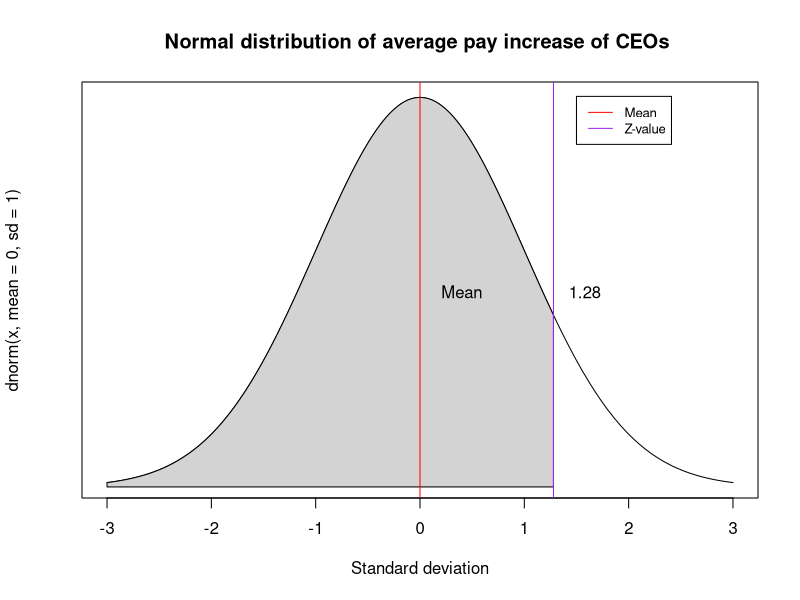

Here is the R script that generated this plot:
## ---- chunk 1
#Here, level of significance
a = .05

# As it is a one-tailed test
qnorm(a)
## ---- chunk 2
#Here
n = 100 # sample size
m = 286 # mean
S = 155 # standard deviation of the population
s = S/sqrt(n) # standard deviation of the sample
a = .05 # level of significance
z = qnorm(a)
# As Z = (x -mean)/standard deviation
# So, x = Z* standard deviation + mean

x_b = z*s+m
x_b
## ---- chunk 3
#Here
n = 100 # sample size
m = 271 # alternate mean
S = 155 # standard deviation of the population
s = S/sqrt(n) # standard deviation of the sample
x_c = x_b
# As Z = (x bar-mean)/standard deviation
z = (x_c-m)/s
# As it is a one-tailed test
pnorm(z)
## ---- chunk 4
# Here
m0 = 286 #old mean
m1 = 271 # new mean
a = .05 # level of significance 
S = 155 # standard deviation of the population
n = 100 # sample size
s = S/sqrt(n) # standard deviation of the sample
z1 = qnorm(1-a)
# We know that Power   =   P[Z > Z1 − |(m1 − m0)| / (S / √n)]
p = 1- pnorm(z1-(abs(m1-m0)/s))
p
## ---- chunk 5
#Here
m0 = 286 #old mean
m1 = 271 # new mean
S = 155 # standard deviation of the population
a = .05 # level of significance 
z1 = qnorm(1-a)
p = .8 # desired power
z2 = qnorm(p)
z1
z2
## ---- chunk 6
# we know sample size, n = (z1+z2)^2*S^2/(m0-m1)^2

n = (z1+z2)^2*S^2/(m1-m0)^2
n
## ---- chunk 7
df = data.frame("Occupation" = c("Professional", "Managerial", "Administrative","Sales", 'Mechanical', 'Service', 'Operator', 'Farm'), 
                "p" =c(.23,.22,.17,.15,.12,.13,.12,.08),"n"=c(2447,2552,2309,1811,1979,2592,2782,571))
df
## ---- chunk 8
# with 95% confidence level for a two tailed test 
a = .05
# So confidence level c = 1 - (a/2)
c = 1 - (a/2)
c
## ---- chunk 9
# We know that CI (Proportion) = (P^ - Zc*sqrt(p^(1-p^)/n), P^ + Zc*sqrt(p^(1-p^)/n))
df$CI_left = df$p-qnorm(c)*sqrt(df$p*(1-df$p)/df$n) 
df$CI_right = df$p+qnorm(c)*sqrt(df$p*(1-df$p)/df$n)
df
## ---- chunk 10
# So the confidence intervals are
print(paste('(',df$CI_left,',',df$CI_right,')'))
## ---- chunk 11
# five-number summary 
summary(df)
## ---- chunk 12
# Here
m0 = 0 # null hypothesis mean
xbar = 4 # new mean
S = 14 # standard deviation
a = .05 # level of significance
## ---- chunk 13
# for n = 10
n = 10
s = S/sqrt(n)
print(paste("Z-value =",(xbar-m0)/s))
print(paste("P-value =",pnorm((xbar-m0)/s, lower.tail = FALSE)))
## ---- chunk 14
# for n = 20
n = 20
s = S/sqrt(n)
print(paste("Z-value =",(xbar-m0)/s))
print(paste("P-value =",pnorm((xbar-m0)/s, lower.tail = FALSE)))
## ---- chunk 15
# for n = 30
n = 30
s = S/sqrt(n)
print(paste("Z-value =",(xbar-m0)/s))
print(paste("P-value =",pnorm((xbar-m0)/s, lower.tail = FALSE)))
## ---- chunk 16
# for n = 40
n = 40
s = S/sqrt(n)
print(paste("Z-value =",(xbar-m0)/s))
print(paste("P-value =",pnorm((xbar-m0)/s, lower.tail = FALSE)))
## ---- chunk 17
# for n = 50
n = 50
s = S/sqrt(n)
print(paste("Z-value =",(xbar-m0)/s))
print(paste("P-value =",pnorm((xbar-m0)/s, lower.tail = FALSE)))
## ---- chunk 18
arr = c(5.4,5.2,4.5,4.9,5.7,6.3)
xbar = mean(arr)
xbar
## ---- chunk 19
# Here
S = .9 # standard deviation of the population
n = length(arr) # sample size
n
## ---- chunk 20
# We know that CI (Proportion) = (P^ - Zc*sqrt(p^(1-p^)/n), P^ + Zc*sqrt(p^(1-p^)/n))
# With 95% confidence level for a two-tailed test 
a = .05
# and confidence level c = 1 - a/2
c = 1 - a/2
c
## ---- chunk 21
# So, Confidence interval for the mean blood phosphorus level
print(paste('(',xbar-qnorm(c)*S/sqrt(n),',',xbar+qnorm(c)*S/sqrt(n),')'))
## ---- chunk 22
# We know that CI (Proportion) = (P^ - Zc*sqrt(p^(1-p^)/n), P^ + Zc*sqrt(p^(1-p^)/n))
# With 90% confidence level for a two-tailed test 
a = .1
# and confidence level c = 1 - a/2
c = 1 - a/2
c
## ---- chunk 23
# Here
S = 8 # standard deviation of the population
xbar = 145 # mean
n = 15 # sample size
## ---- chunk 24
# So, Confidence interval for the mean cellulose content in the population
print(paste('(',xbar-qnorm(c)*S/sqrt(n),',',xbar+qnorm(c)*S/sqrt(n),')'))
## ---- chunk 25
# So
m = 140 # mean of the null hypothesis
# We know that test statics Z = (xbar - m)/(S/sqrt(n))
Z = (xbar - m)/(S/sqrt(n))
Z
## ---- chunk 26
# So P- value of P(Z > 2.420615)

pnorm(Z, lower.tail = FALSE)
## ---- chunk 27
# Here
xbar = 6.9 # mean of the sample
S = 55 # Standard deviation
n = 104 # Sample size
m = 0 # mean of null hypothesis
## ---- chunk 28
Z = (xbar-m)/(S/sqrt(n))
Z
## ---- chunk 29
# function for shading area in a graph
colorArea <- function(from, to, density, ..., col="lightgray", dens=NULL){
    y_seq <- seq(from, to, length.out=500)
    d <- c(0, density(y_seq, ...), 0)
    polygon(c(from, y_seq, to), d, col=col, density=dens)
}
## ---- chunk 30
curve(dnorm(x, mean = 0, sd = 1), from = -3, to = 3, yaxt = 'n', xlab = "Standard deviation", main= "Normal distribution of average pay increase of CEOs ")
colorArea(from=-3, to=Z, dnorm)
text(Z+.3,0.2, round(Z,2))
text(0.4,0.2, "Mean")
abline(v=0, col="red")
abline(v=Z, col="purple")
legend(1.5, .4, legend=c("Mean", "Z-value"),
       col=c("red", "purple"), lty=1:1, cex=0.8)
#axis(1, at = c(-3,-2,-1,0,1,2,3), labels = c('-3S', '-2S', '-S','mean','S','2S','3S'))
## ---- chunk 31
# So the P-value is
P = pnorm(Z, lower.tail = FALSE)
P
